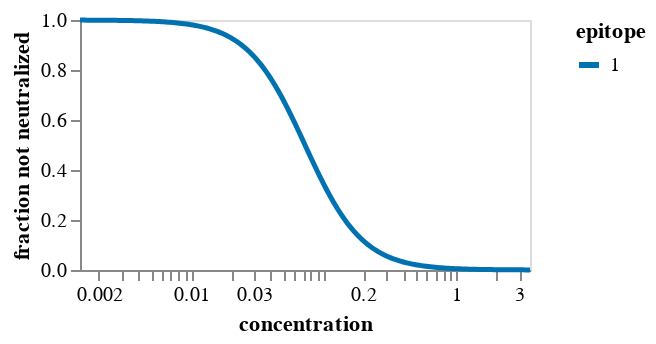

Notebook code for this chart:
### Markdown cell above
## Fit `polyclonal` model
Fit the model.
If there is more than one epitope, we fit models with fewer epitopes too:

### Code cell
# first build up arguments used to specify fitting
n_epitopes = params["polyclonal_params"]["n_epitopes"]
spatial_distances = params["polyclonal_params"]["spatial_distances"]
fit_kwargs = params["polyclonal_params"]["fit_kwargs"]
escape_plot_kwargs = params["escape_plot_kwargs"]
plot_hide_stats = params["plot_hide_stats"]

site_numbering_map = pd.read_csv(site_numbering_map_csv).sort_values("sequential_site")

escape_plot_kwargs["df_to_merge"] = [
    site_numbering_map.rename(columns={"reference_site": "site"})[
        ["site", "sequential_site", "region"]
    ]
]

if "addtl_slider_stats" not in escape_plot_kwargs:
    escape_plot_kwargs["addtl_slider_stats"] = {}
if "addtl_slider_stats_hide_not_filter" not in escape_plot_kwargs:
    escape_plot_kwargs["addtl_slider_stats_hide_not_filter"] = []

for stat, stat_d in plot_hide_stats.items():
    escape_plot_kwargs["addtl_slider_stats"][stat] = stat_d["init"]
    escape_plot_kwargs["addtl_slider_stats_hide_not_filter"].append(stat)
    escape_plot_kwargs["df_to_merge"].append(
        pd.read_csv(stat_d["csv"]).rename(columns={stat_d["csv_col"]: stat})[
            ["site", "mutant", stat]
        ]
    )

if spatial_distances is not None:
    print(f"Reading spatial distances from {spatial_distances}")
    spatial_distances = pd.read_csv(spatial_distances)
    print(f"Read spatial distances for {len(spatial_distances)} residue pairs")

# now fit the models
for n in range(1, n_epitopes + 1):
    print(f"\n\nFitting a model for {n} epitopes")

    model = polyclonal.Polyclonal(
        n_epitopes=n,
        data_to_fit=(
            prob_escape.query("retain").query("use_in_fit")[
                ["aa_substitutions", "concentration", "prob_escape"]
            ]
        ),
        alphabet=polyclonal.AAS_WITHSTOP_WITHGAP,
        spatial_distances=spatial_distances,
        sites=site_numbering_map["reference_site"],
    )

    opt_res = model.fit(**fit_kwargs)

    print("Here is the neutralization curve:")
    display(model.curves_plot())
    print("Here is the mutation-escape plot:")
    display(model.mut_escape_plot(**escape_plot_kwargs))

print(f"\n\nWriting the {n} epitope model to {pickle_file}")
with open(pickle_file, "wb") as f:
    pickle.dump(model, f)

### Figure 1 — Vega-Lite specification as saved in the notebook (floating-point values rounded to 4 significant figures; data arrays with more than 128 entries replaced by an {"elided": "..."} marker saying what was removed)
{"config": {"view": {"continuousWidth": 300, "continuousHeight": 300}, "axis": {"grid": false, "labelOverlap": true}, "legend": {"symbolStrokeWidth": 3}}, "data": {"name": "data-2a00876f709ccd0eaacb0babcac814c2"}, "mark": {"type": "line"}, "encoding": {"color": {"field": "epitope", "scale": {"domain": ["1"], "range": ["#0072B2"]}, "sort": ["1"], "type": "nominal"}, "detail": {}, "opacity": {"field": "is_weighted_replicate", "legend": null, "scale": {"domain": [0, 1], "nice": false, "range": [0.5, 1]}, "type": "quantitative"}, "strokeWidth": {"field": "is_weighted_replicate", "legend": null, "scale": {"domain": [0, 1], "nice": false, "range": [1, 2.5]}, "type": "quantitative"}, "tooltip": [{"field": "epitope", "type": "nominal"}, {"field": "activity", "format": ".3g", "type": "quantitative"}, {"field": "hill_coefficient", "format": ".3g", "type": "quantitative"}, {"field": "non_neutralized_frac", "format": ".3g", "type": "quantitative"}, {"field": "c", "format": ".3g", "title": "concentration", "type": "quantitative"}, {"field": "u", "format": ".3g", "title": "fraction not neutralized", "type": "quantitative"}], "x": {"field": "c", "scale": {"nice": false, "type": "log"}, "title": "concentration", "type": "quantitative"}, "y": {"field": "u", "title": "fraction not neutralized", "type": "quantitative"}}, "height": 125, "params": [{"name": "param_1", "select": {"type": "point", "fields": ["epitope"]}, "bind": "legend"}], "transform": [{"filter": {"param": "param_1"}}], "width": 225, "$schema": "https://vega.github.io/schema/vega-lite/v5.8.0.json", "datasets": {"data-2a00876f709ccd0eaacb0babcac814c2": {"elided": "200 records"}}}
